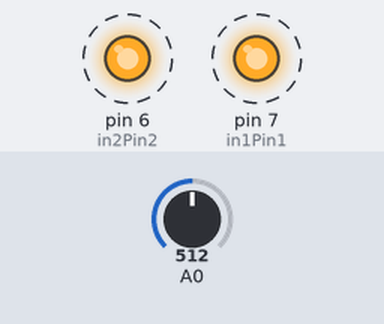
The sketch below on a simulated Arduino Uno, built with avr-gcc and run on an emulated ATmega328P. On the bench: output pins drawn as LEDs (lit = HIGH). Dashed ring = blinking. The test bench sets the inputs (shaded band); at power-on: A0 = 512. What the sketch prints to the serial monitor is not drawn.

Above: at 0.5 s.
Timing chart, 0 to 4.6 s (numbered marks = the images above):
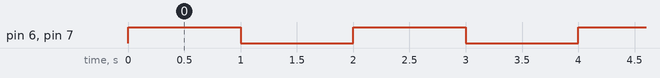

The sketch:

moteur.ino.ino
```cpp
int enablePin = 11;
int in1Pin1 = 7;
int in2Pin2 = 6;
int switchPin = 5;
int potPin = 0;


void setup() {
  // put your setup code here, to run once:
//pinMode(enablePin,INPUT);
pinMode(in1Pin1,OUTPUT);
pinMode(in2Pin2,OUTPUT);
pinMode(switchPin, INPUT_PULLUP);
Serial.begin(9600);

}

void loop() {
  // put your main code here, to run repeatedly:
digitalWrite(in1Pin1, HIGH);
digitalWrite(in2Pin2, HIGH);
int sensorValue = analogRead(A0)*5.0/1023;
Serial.println(sensorValue);
delay(1000);
Serial.println(in1Pin1);
digitalWrite(in1Pin1, LOW);
digitalWrite(in2Pin2, LOW);

delay(1000);


}
```

Measured:
- by itself, pin 6 (in2Pin2), pin 7 (in1Pin1): alternates HIGH for 1.0 s and LOW for 1.0 s
